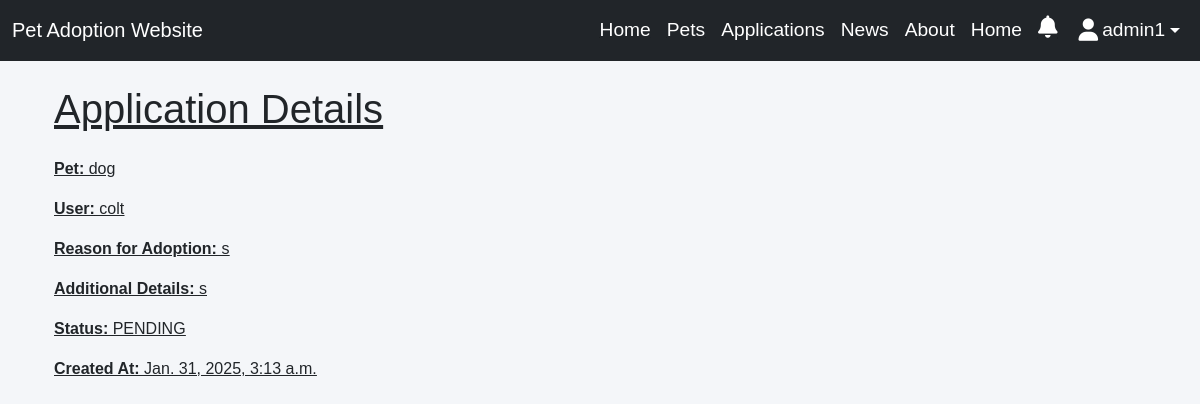
The page /adoptions/4/ (signed in) on the database as committed earlier.
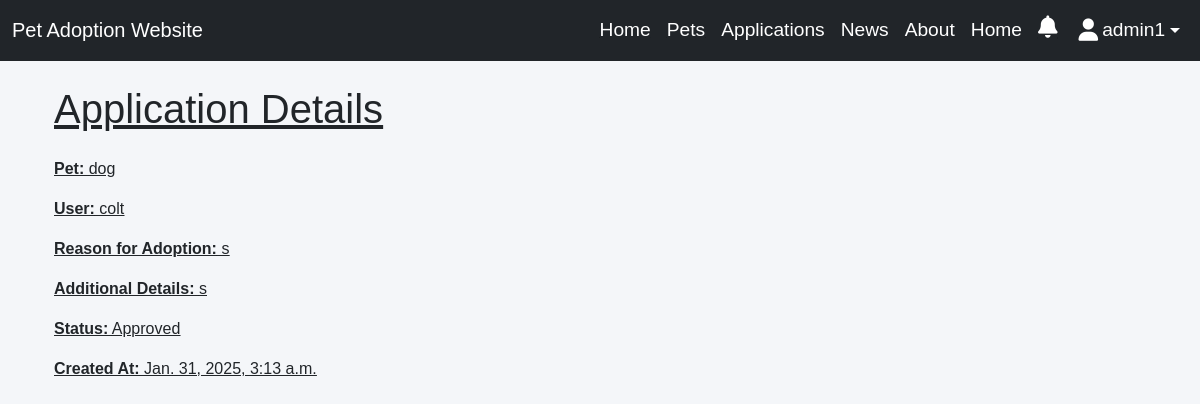
The same page on the database as committed later.
### app/models.py (models this page shows, shortened)
class AdoptionApplication(models.Model):
    pet = models.ForeignKey(Pet, on_delete=models.CASCADE)
    user = models.ForeignKey(settings.AUTH_USER_MODEL, on_delete=models.CASCADE)
    reason_for_adoption = models.TextField()
    additional_details = models.TextField(blank=True, null=True)
    created_at = models.DateTimeField(auto_now_add=True)
    status = models.CharField(max_length=20, choices=
    [('PENDING', 'Pending'), ('APPROVED', 'Approved'), ('DENIED', 'Denied')],
        default='PENDING'
    )

class Pet(models.Model):
    name = models.CharField(max_length=100)
    animal = models.CharField(max_length=50)
    breed = models.CharField(max_length=50)
    age = models.IntegerField()
    description = models.TextField()
    post_image = models.ImageField(upload_to='pets/')
    owner = models.ForeignKey(settings.AUTH_USER_MODEL, null=True, blank=True, on_delete=models.SET_NULL)
    is_adopted = models.BooleanField(default=False)

### accounts/models.py (models this page shows, shortened)
class CustomUser(AbstractUser):
    age = models.IntegerField(null=True, blank=True)
    gender = models.CharField(max_length=10,  choices=[
            ('Male', 'Male'),
            ('Female', 'Female'),
            ('Other', 'Other'),
        ],)
    phone_number = models.CharField(max_length=15)
    image = models.ImageField(upload_to='profile_images/', blank=True, null=True, default='profile_images/default_profile.jpg')

### app/views.py (the view)
# urls.py: path('adoptions/<int:pk>/', AdoptionApplicationDetailView.as_view(), name='adoption_application_detail'),
class AdoptionApplicationDetailView(LoginRequiredMixin, DetailView):
    model = AdoptionApplication
    template_name = 'applicant/adoption_application_detail.html'
    context_object_name = 'application'

### app/context_processors.py (called while the page is built)
def notification_count(request):
    if request.user.is_authenticated:
        unread_count = Notification.objects.filter(user=request.user, is_read=False).count()
    else:
        unread_count = 0
    return {'unread_notifications_count': unread_count}

### app/templates/applicant/adoption_application_detail.html (shortened to what this page needs)
{% extends 'app/base.html' %}
{% block content %}
<div class="container">
    <h1 class="mb-4">Application Details</h1>
    <p><strong>Pet:</strong> {{ application.pet.name }}</p>
    <p><strong>User:</strong> {{ application.user.username }}</p>
    <p><strong>Reason for Adoption:</strong> {{ application.reason_for_adoption }}</p>
    <p><strong>Additional Details:</strong> {{ application.additional_details }}</p>
    <p><strong>Status:</strong> {{ application.status }}</p>
    <p><strong>Created At:</strong> {{ application.created_at }}</p>
</div>
{% endblock content %}

Rows that differ between the two databases and show on the page:
changed AdoptionApplication "dog": status "PENDING" → "Approved"
